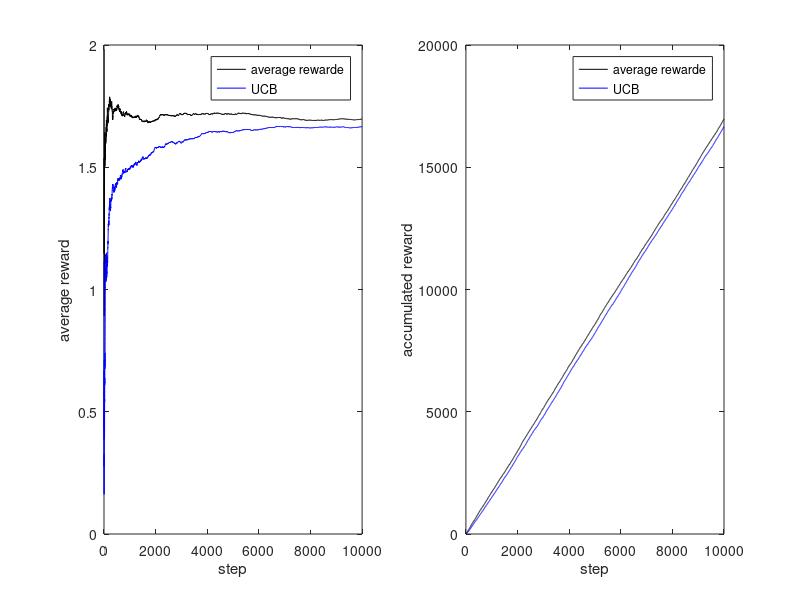

This figure's MATLAB source:
clc;clear;
q_s = normrnd(0,1,[1,10])
N = 10000;%number of iteration
q_n = q_s;
q_m = q_s;
v = 1
c=2;
explore = 0.9
%% average sample
ac_reward = zeros(1,N);%calculate accumulated reward
action_value = zeros(1,10);%the estimated action value
q_value = zeros(1,10);%accumulated reward responding to each action
action_choose = zeros(1,10);
re_t = zeros(1,N);
for i = 1:N
    increment= normrnd(0,0.01,[1,10]);
    %q_n = q_n+increment;%nonstationary
    if rand <=explore
        if i<=10
            action = i;
        else
            action = find(max(action_value)==action_value);
        end
    else
        if i<=10
            action = i;
        else
            action = randi([1,10],1);
        end
    end
    action_choose(action)=action_choose(action)+1;
    reward = normrnd(q_n(action),1);
    re_t(i) = reward;%reward at time i
    q_value(action)=q_value(action)+reward;
    action_value = q_value./action_choose;
    if i>=2
        ac_reward(1,i) = ac_reward(1,i-1)+reward;
    else
        ac_reward(1,i) = reward;
    end
end
for k = 1:N
    as(k) = sum(re_t(1:k))/k;%average reward
end
subplot(1,2,1)
plot(as,'k-')
hold on
%% UBC
ac_reward_sz = zeros(1,N);%calculate accumulated reward
action_value = zeros(1,10);%the estimated action value
q_value = zeros(1,10);%accumulated reward responding to each action
action_choose = zeros(1,10);
re_t = zeros(1,N);
for i = 1:N
    increment= normrnd(0,0.01,[1,10]);
    %q_m = q_m+increment;
    if rand <=explore
        if i<=10
            action = i;
        else
            action = find(max(up)==up);
        end
    else
        if i<=10
            action = i;
        else
            action = randi([1,10],1);
        end
    end
    action_choose(action)=action_choose(action)+1;
    reward = normrnd(q_m(action),1);
    re_t(i) = reward;%reward at time i    
    q_value(action)=q_value(action)+reward;
    action_value = q_value./action_choose;
    up = action_value+c*sqrt(log(i)./action_choose);
    if i>=2
        ac_reward_sz(1,i) = ac_reward_sz(1,i-1)+reward;
    else
        ac_reward_sz(1,i) = reward;
    end
end
for k = 1:N
    sz(k) = sum(re_t(1:k))/k;%average reward
end
plot(sz,'b-')
%% Plot
xlabel('step')
ylabel('average reward')
legend('average rewarde','UCB')
subplot(1,2,2)
plot(ac_reward,'-k');
hold on
plot(ac_reward_sz,'-b');
xlabel('step')
ylabel('accumulated reward')
legend('average rewarde','UCB')


